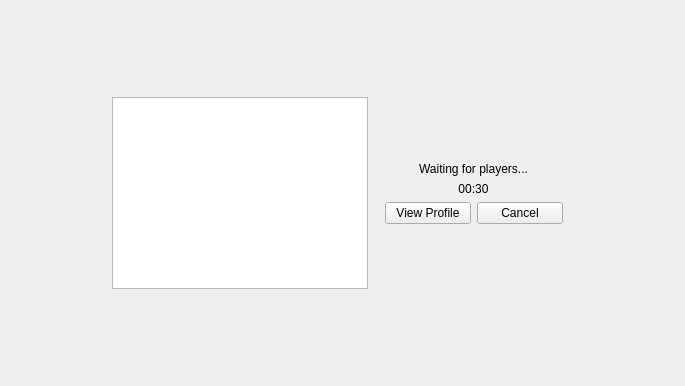
<?xml version="1.0" encoding="UTF-8"?>
<ui version="4.0">
 <class>LobbyWidget</class>
 <widget class="QWidget" name="LobbyWidget">
  <property name="geometry">
   <rect>
    <x>0</x>
    <y>0</y>
    <width>685</width>
    <height>386</height>
   </rect>
  </property>
  <property name="windowTitle">
   <string>LobbyWidget</string>
  </property>
  <layout class="QGridLayout" name="gridLayout">
   <item row="2" column="1">
    <spacer name="verticalSpacer_2">
     <property name="orientation">
      <enum>Qt::Orientation::Vertical</enum>
     </property>
     <property name="sizeHint" stdset="0">
      <size>
       <width>20</width>
       <height>40</height>
      </size>
     </property>
    </spacer>
   </item>
   <item row="0" column="1">
    <spacer name="verticalSpacer">
     <property name="orientation">
      <enum>Qt::Orientation::Vertical</enum>
     </property>
     <property name="sizeHint" stdset="0">
      <size>
       <width>20</width>
       <height>40</height>
      </size>
     </property>
    </spacer>
   </item>
   <item row="1" column="0">
    <spacer name="horizontalSpacer">
     <property name="orientation">
      <enum>Qt::Orientation::Horizontal</enum>
     </property>
     <property name="sizeHint" stdset="0">
      <size>
       <width>40</width>
       <height>20</height>
      </size>
     </property>
    </spacer>
   </item>
   <item row="1" column="1">
    <widget class="QWidget" name="widget_2" native="true">
     <property name="sizePolicy">
      <sizepolicy hsizetype="Fixed" vsizetype="Fixed">
       <horstretch>0</horstretch>
       <verstretch>0</verstretch>
      </sizepolicy>
     </property>
     <layout class="QHBoxLayout" name="horizontalLayout_2">
      <item>
       <widget class="QListWidget" name="playersList">
        <property name="minimumSize">
         <size>
          <width>200</width>
          <height>0</height>
         </size>
        </property>
       </widget>
      </item>
      <item alignment="Qt::AlignmentFlag::AlignVCenter">
       <widget class="QWidget" name="widget" native="true">
        <property name="minimumSize">
         <size>
          <width>200</width>
          <height>0</height>
         </size>
        </property>
        <property name="baseSize">
         <size>
          <width>0</width>
          <height>0</height>
         </size>
        </property>
        <layout class="QVBoxLayout" name="verticalLayout_2">
         <item alignment="Qt::AlignmentFlag::AlignHCenter">
          <widget class="QLabel" name="statusLabel">
           <property name="sizePolicy">
            <sizepolicy hsizetype="Preferred" vsizetype="Fixed">
             <horstretch>0</horstretch>
             <verstretch>0</verstretch>
            </sizepolicy>
           </property>
           <property name="text">
            <string>Waiting for players...</string>
           </property>
           <property name="alignment">
            <set>Qt::AlignmentFlag::AlignCenter</set>
           </property>
          </widget>
         </item>
         <item alignment="Qt::AlignmentFlag::AlignHCenter">
          <widget class="QLabel" name="timerLabel">
           <property name="sizePolicy">
            <sizepolicy hsizetype="Preferred" vsizetype="Fixed">
             <horstretch>0</horstretch>
             <verstretch>0</verstretch>
            </sizepolicy>
           </property>
           <property name="text">
            <string>00:30</string>
           </property>
           <property name="alignment">
            <set>Qt::AlignmentFlag::AlignCenter</set>
           </property>
          </widget>
         </item>
         <item>
          <layout class="QHBoxLayout" name="horizontalLayout">
           <item>
            <widget class="QPushButton" name="profileButton">
             <property name="text">
              <string>View Profile</string>
             </property>
            </widget>
           </item>
           <item>
            <widget class="QPushButton" name="cancelButton">
             <property name="text">
              <string>Cancel</string>
             </property>
            </widget>
           </item>
          </layout>
         </item>
        </layout>
       </widget>
      </item>
     </layout>
    </widget>
   </item>
   <item row="1" column="2">
    <spacer name="horizontalSpacer_2">
     <property name="orientation">
      <enum>Qt::Orientation::Horizontal</enum>
     </property>
     <property name="sizeHint" stdset="0">
      <size>
       <width>40</width>
       <height>20</height>
      </size>
     </property>
    </spacer>
   </item>
  </layout>
 </widget>
 <layoutdefault spacing="6" margin="11"/>
 <resources/>
 <connections/>
</ui>
